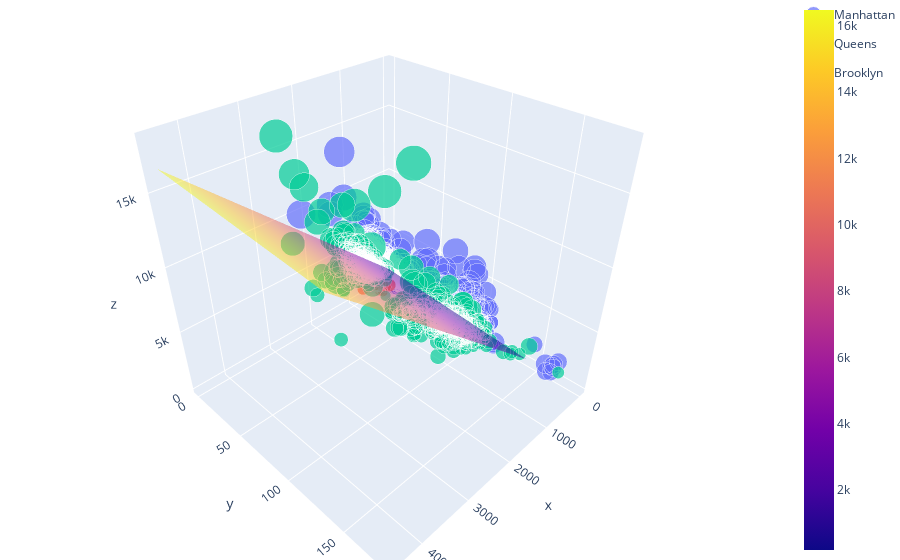

The notebook cell this image was saved under:
### Code cell
import plotly.graph_objects as go

v = regr.predict(pd.DataFrame(np.array([[0, 0, 4500, 4500], [0, 140, 0, 140]]).T, columns=['size_sqft', 'building_age_yrs'])).reshape((2,2))
f = go.Figure(
    list(px.scatter_3d(nyc_flats, x='size_sqft', y='building_age_yrs', z='rent', color='borough', size='rent', size_max=35).data) +
    [go.Surface(x=np.array([[0,0], [4500, 4500]]), y=np.array([[0, 140], [0, 140]]), z=v, opacity=0.5)]
)
f.update_layout(margin=dict(l=0, r=0, b=0, t=0))
f.show()

### Figure 1 — Plotly figure (JSON) as saved in the notebook; plotly's stock layout.template omitted (floating-point values rounded to 4 significant figures; data arrays with more than 128 entries replaced by an {"elided": "..."} marker saying what was removed)
{"data": [{"hovertemplate": "borough=Manhattan<br>size_sqft=%{x}<br>building_age_yrs=%{y}<br>rent=%{marker.size}<extra></extra>", "legendgroup": "Manhattan", "marker": {"color": "#636efa", "size": {"elided": "1476 int values"}, "sizemode": "area", "sizeref": 14.69, "symbol": "circle"}, "mode": "markers", "name": "Manhattan", "scene": "scene", "showlegend": true, "type": "scatter3d", "x": {"elided": "1476 int values"}, "y": {"elided": "1476 int values"}, "z": {"elided": "1476 int values"}}, {"hovertemplate": "borough=Queens<br>size_sqft=%{x}<br>building_age_yrs=%{y}<br>rent=%{marker.size}<extra></extra>", "legendgroup": "Queens", "marker": {"color": "#EF553B", "size": {"elided": "232 int values"}, "sizemode": "area", "sizeref": 14.69, "symbol": "circle"}, "mode": "markers", "name": "Queens", "scene": "scene", "showlegend": true, "type": "scatter3d", "x": {"elided": "232 int values"}, "y": {"elided": "232 int values"}, "z": {"elided": "232 int values"}}, {"hovertemplate": "borough=Brooklyn<br>size_sqft=%{x}<br>building_age_yrs=%{y}<br>rent=%{marker.size}<extra></extra>", "legendgroup": "Brooklyn", "marker": {"color": "#00cc96", "size": {"elided": "1013 int values"}, "sizemode": "area", "sizeref": 14.69, "symbol": "circle"}, "mode": "markers", "name": "Brooklyn", "scene": "scene", "showlegend": true, "type": "scatter3d", "x": {"elided": "1013 int values"}, "y": {"elided": "1013 int values"}, "z": {"elided": "1013 int values"}}, {"opacity": 0.5, "type": "surface", "x": [[0, 0], [4500, 4500]], "y": [[0, 140], [0, 140]], "z": [[1305.0, 200.2], [16480.0, 15370.0]]}], "layout": {"margin": {"b": 0, "l": 0, "r": 0, "t": 0}}}
